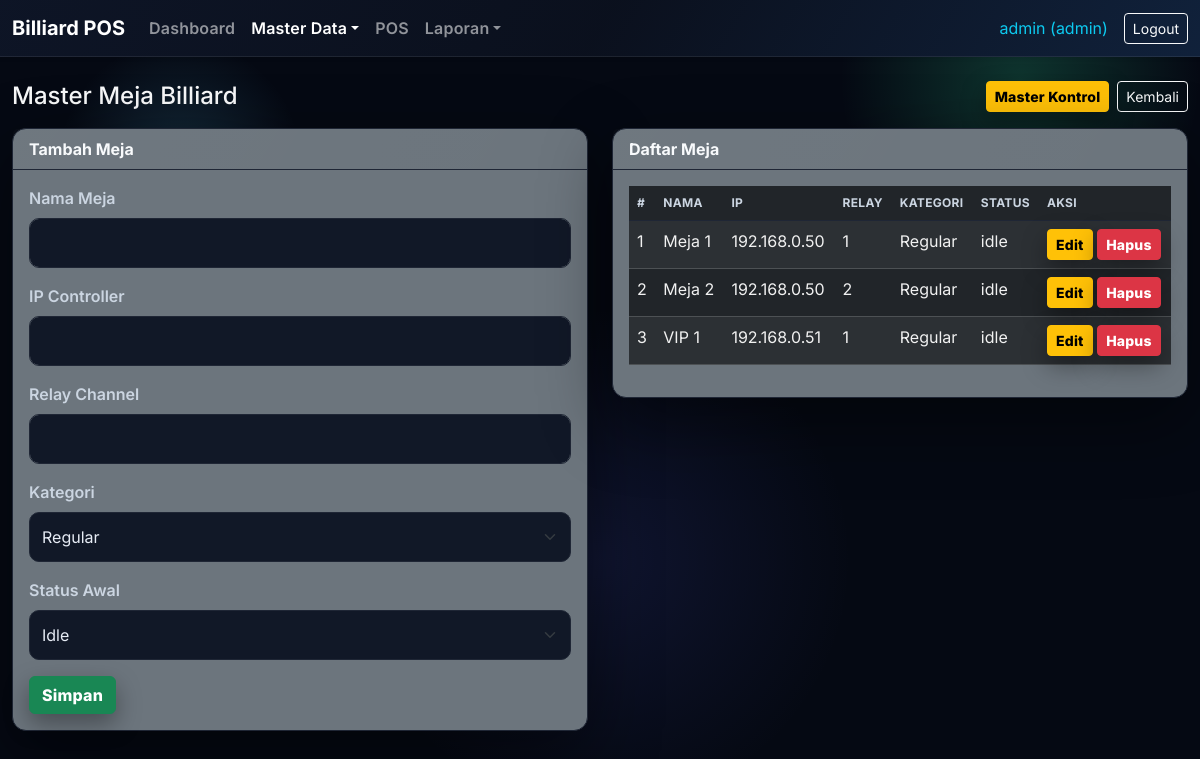
Screenshot of /tables/list.php (signed in) with the database file from the repository.
### tables this page shows
CREATE TABLE `billiard_tables` (
  `id` int(11) NOT NULL,
  `name` varchar(100) NOT NULL,
  `controller_ip` varchar(50) DEFAULT NULL,
  `relay_channel` int(11) DEFAULT NULL,
  `status` enum('idle','running','paused','maintenance') NOT NULL DEFAULT 'idle',
  `created_at` timestamp NOT NULL DEFAULT current_timestamp()
);

### tables/list.php (the view, shortened to what this page needs)
<?php
require_once __DIR__ . '/../includes/functions.php';
$tables = $pdo->query("SELECT * FROM billiard_tables ORDER BY id ASC")->fetchAll();
$editData = null;
?>
<?php include __DIR__ . '/../includes/header.php'; ?>
<div class="d-flex justify-content-between align-items-center mb-3">
    <h4 class="mb-0">Master Meja Billiard</h4>
    <div class="d-flex gap-2">
        <a href="/billiard_pos/master/control.php" class="btn btn-warning btn-sm">Master Kontrol</a>
        <a href="/billiard_pos/index.php" class="btn btn-outline-light btn-sm">Kembali</a>
    </div>
</div>
<div class="row">
    <div class="col-md-6">
        <div class="card bg-secondary text-light">
            <div class="card-header"><?php echo $editData ? 'Edit Meja' : 'Tambah Meja'; ?></div>
            <div class="card-body">
                <form method="post">
                    <div class="mb-3">
                        <label class="form-label">Nama Meja</label>
                        <input type="text" name="name" class="form-control" required value="<?php echo htmlspecialchars($editData['name'] ?? ''); ?>">
                    </div>
                    <div class="mb-3">
                        <label class="form-label">IP Controller</label>
                        <input type="text" name="controller_ip" class="form-control" value="<?php echo htmlspecialchars($editData['controller_ip'] ?? ''); ?>">
                    </div>
                    <div class="mb-3">
                        <label class="form-label">Relay Channel</label>
                        <input type="number" name="relay_channel" class="form-control" value="<?php echo htmlspecialchars($editData['relay_channel'] ?? ''); ?>">
                    </div>
                    <div class="mb-3">
                        <label class="form-label">Kategori</label>
                        <select name="category" class="form-select">
                            <?php
                                $options = [
                                    'regular' => 'Regular',
                                    'vip' => 'VIP',
                                    'vvip' => 'VVIP',
                                    'student' => 'Pelajar'
                                ];
                                $cat = $editData['category'] ?? 'regular';
                                foreach ($options as $k => $label) {
                                    echo '<option value="'.$k.'"'.($cat === $k ? ' selected' : '').'>'.$label.'</option>';
                                }
                            ?>
                        </select>
                    </div>
                    <div class="mb-3">
                        <label class="form-label">Status Awal</label>
                        <select name="status" class="form-select">
                            <?php foreach (['idle','running','paused'] as $st): ?>
                                <option value="<?php echo $st; ?>" <?php echo (($editData['status'] ?? '') === $st) ? 'selected' : ''; ?>><?php echo ucfirst($st); ?></option>
                            <?php endforeach; ?>
                        </select>
                    </div>
                    <button type="submit" class="btn btn-success">Simpan</button>
                </form>
            </div>
        </div>
    </div>
    <div class="col-md-6">
        <div class="card bg-secondary text-light">
            <div class="card-header">Daftar Meja</div>
            <div class="card-body">
                <table class="table table-dark table-striped">
                    <thead>
                        <tr>
                            <th>#</th>
                            <th>Nama</th>
                            <th>IP</th>
                            <th>Relay</th>
                            <th>Kategori</th>
                            <th>Status</th>
                            <th>Aksi</th>
                        </tr>
                    </thead>
                    <tbody>
                    <?php foreach ($tables as $t): ?>
                        <tr>
                            <td><?php echo $t['id']; ?></td>
                            <td><?php echo htmlspecialchars($t['name']); ?></td>
                            <td><?php echo htmlspecialchars($t['controller_ip']); ?></td>
                            <td><?php echo htmlspecialchars($t['relay_channel']); ?></td>
                            <td><?php echo htmlspecialchars(ucfirst($t['category'] ?? 'regular')); ?></td>
                            <td><?php echo $t['status']; ?></td>
                            <td>
                                <a href="?edit=<?php echo $t['id']; ?>" class="btn btn-sm btn-warning">Edit</a>
                                <a href="?delete=<?php echo $t['id']; ?>" class="btn btn-sm btn-danger" onclick="return confirm('Hapus meja ini?')">Hapus</a>
                            </td>
                        </tr>
                    <?php endforeach; ?>
                    </tbody>
                </table>
            </div>
        </div>
    </div>
</div>
<?php include __DIR__ . '/../includes/footer.php'; ?>

### assets/css/custom.css (style rules this page uses)
:root { --bg: #050913; --bg-alt: #0b1220; --panel: #0f172a; --panel-2: #0b1626; --border: #1f2635; --text: #e7ecf5; --muted: #9fb3c8; --accent: #3bffae; --accent-2: #5ed0ff; --warn: #fcb654; --danger: #ff6b6b; --shadow: 0 24px 70px rgba(0,0,0,0.45); --radius: 14px; --font: 'Inter', 'Segoe UI', system-ui, -apple-system, sans-serif; }
body { font-family: var(--font); background: radial-gradient(220px 220px at 15% 20%, rgba(94,208,255,0.16), transparent 55%), radial-gradient(300px 300px at 85% 10%, rgba(59,255,174,0.18), transparent 60%), radial-gradient(420px 420px at 50% 70%, rgba(92,105,255,0.12), transparent 60%), var(--bg); color: var(--text); min-height: 100vh; animation: bgMove 18s ease-in-out infinite alternate; }
.card { background: var(--panel); border: 1px solid var(--border); border-radius: var(--radius); box-shadow: var(--shadow); }
.card-header { border-bottom: 1px solid var(--border); background: linear-gradient(120deg, rgba(255,255,255,0.02), rgba(255,255,255,0)); color: #f8fafc; font-weight: 700; }
.form-control, .form-select { background-color: #111827; color: var(--text); border-color: var(--border); border-radius: 10px; }
label.form-label { color: #cbd5e1; font-weight: 600; }
.btn-primary, .btn-success, .btn-warning, .btn-danger { font-weight: 800; letter-spacing: 0.2px; box-shadow: 0 10px 25px rgba(0,0,0,0.35); transition: transform .18s ease, box-shadow .18s ease; }
.table-dark th, .table-dark td { color: #f1f1f1; }
.table thead th { border-color: var(--border); color: #cbd5e1; text-transform: uppercase; letter-spacing: 0.3px; font-size: 12px; }
.table-striped>tbody>tr:nth-of-type(odd)>* { background-color: rgba(255,255,255,0.02); }
.form-control, .form-select, .form-check-input { padding: 12px 12px; }
a { transition: color .16s ease, opacity .16s ease; }

### rows the page displays
billiard_tables: id "1", name "Meja 1", controller_ip "192.168.0.50", relay_channel "1", category "Regular", status "idle"
billiard_tables: id "2", name "Meja 2", controller_ip "192.168.0.50", relay_channel "2", category "Regular", status "idle"
billiard_tables: id "3", name "VIP 1", controller_ip "192.168.0.51", relay_channel "1", category "Regular", status "idle"

### other values shown
$company['name'] "Billiard POS"
$u['username'] "admin"
$u['role'] "admin"
form field category "Regular"
form field status "Idle"
